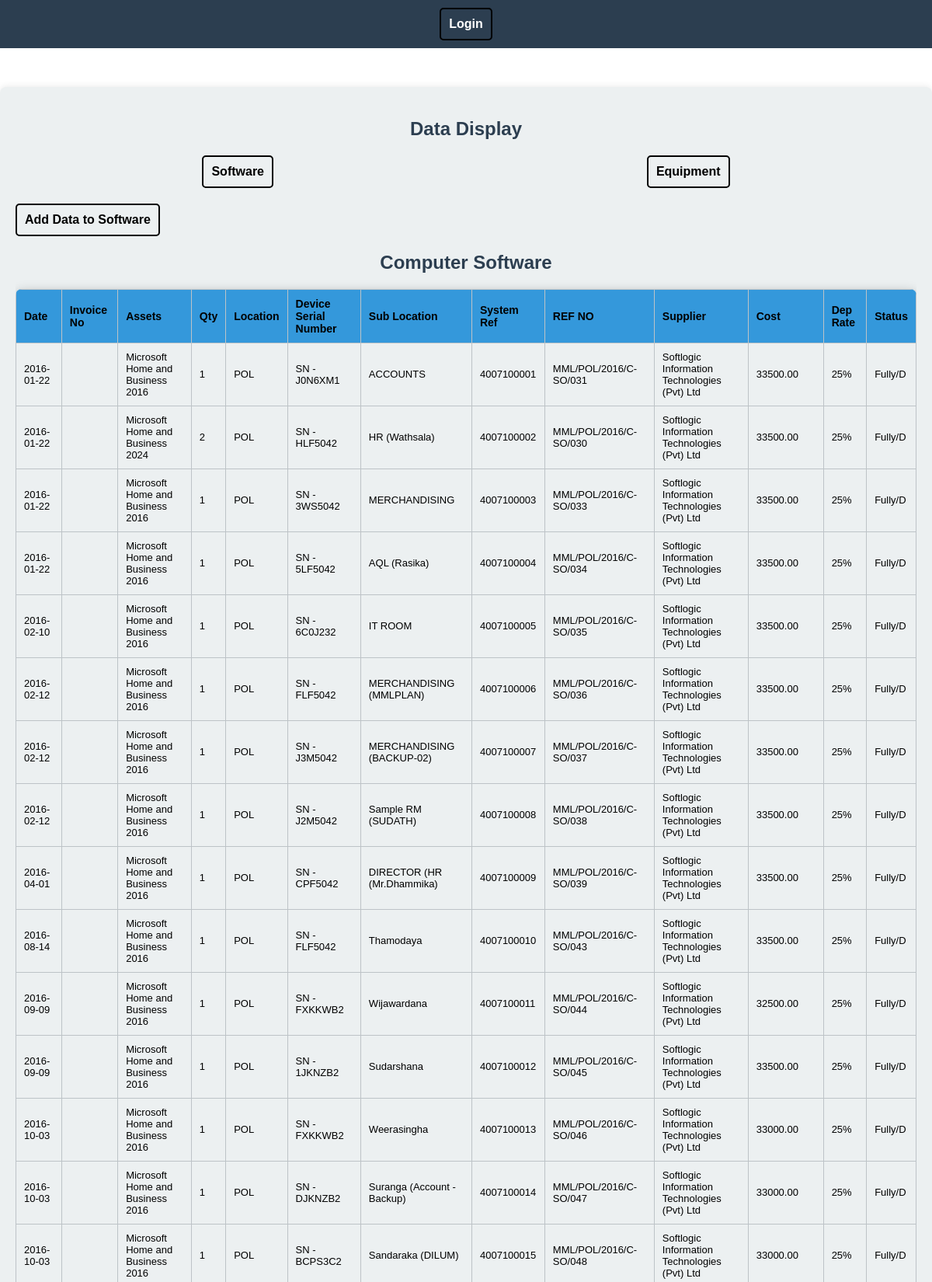
The page / (upper part) on the database its author committed.
### tables this page shows
CREATE TABLE `assetinventory` (
  `Date` date DEFAULT NULL,
  `InvoiceNo` varchar(50) DEFAULT NULL,
  `Assets` varchar(255) DEFAULT NULL,
  `Qty` int(11) DEFAULT NULL,
  `Location` varchar(50) DEFAULT NULL,
  `DeviceSerialNumber` varchar(50) DEFAULT NULL,
  `SubLocation` varchar(50) DEFAULT NULL,
  `SYSTEMREF` bigint(20) NOT NULL,
  `REFNO` varchar(50) DEFAULT NULL,
  `Supplier` varchar(255) DEFAULT NULL,
  `Cost` decimal(10,2) DEFAULT NULL,
  `DepRate` varchar(10) DEFAULT NULL,
  `Status` varchar(50) DEFAULT NULL
);

### PHP/displayallsoftware.php (the view, shortened to what this page needs)
<!DOCTYPE html>
<html lang="en">
<head>
</head>
<body>
<div >
    <h2>Computer Software</h2>
    <?php
    include 'connection.php';
    $sql = "SELECT * FROM AssetInventory";
    $result = $conn->query($sql);
    if ($result->num_rows > 0) {
        echo "<table>
                <tr>
                    <th>Date</th>
                    <th>Invoice No</th>
                    <th>Assets</th>
                    <th>Qty</th>
                    <th>Location</th>
                    <th>Device Serial Number</th>
                    <th>Sub Location</th>
                    <th>System Ref</th>
                    <th>REF NO</th>
                    <th>Supplier</th>
                    <th>Cost</th>
                    <th>Dep Rate</th>
                    <th>Status</th>
                </tr>";
        while ($row = $result->fetch_assoc()) {
            echo "<tr>
                    <td>{$row['Date']}</td>
                    <td>{$row['InvoiceNo']}</td>
                    <td>{$row['Assets']}</td>
                    <td>{$row['Qty']}</td>
                    <td>{$row['Location']}</td>
                    <td>{$row['DeviceSerialNumber']}</td>
                    <td>{$row['SubLocation']}</td>
                    <td>{$row['SYSTEMREF']}</td>
                    <td>{$row['REFNO']}</td>
                    <td>{$row['Supplier']}</td>
                    <td>{$row['Cost']}</td>
                    <td>{$row['DepRate']}</td>
                    <td>{$row['Status']}</td>
                </tr>";
        }
        echo "</table>";
    } else {
        echo "<p>No data available</p>";
    }
    ?>
</div>
</body>
</html>

### index.php (style rules this page uses)
body { font-family: Arial, sans-serif; margin: 0; padding: 0; background: url('PHP/Logo.jpeg') center center fixed; background-size: cover; }
h2 { text-align: center; color: #2c3e50; margin-bottom: 20px; }
table { width: 100%; border-collapse: collapse; margin-top: 20px; overflow: hidden; box-shadow: 0 5px 15px rgba(0, 0, 0, 0.3); border-radius: 8px; transition: box-shadow 0.3s; }
th, td { border: 1px solid #bdc3c7; padding: 10px; text-align: left; transition: background-color 0.2s; }
th { background-color: #3498db; color: #000; font-size: 14px; }
td { background-color: #ecf0f1; font-size: 13px; }

### rows shown on the page
assetinventory: Date "2016-01-22", Assets "Microsoft Home and Business 2016", Qty "1", Location "POL", DeviceSerialNumber "SN - J0N6XM1", SubLocation "ACCOUNTS", SYSTEMREF "4007100001", REFNO "MML/POL/2016/C-SO/031", Supplier "Softlogic Information Technologies (Pvt) Ltd", Cost "33500.00", DepRate "25%", Status "Fully/D"
assetinventory: Date "2016-01-22", Assets "Microsoft Home and Business 2024", Qty "2", Location "POL", DeviceSerialNumber "SN - HLF5042", SubLocation "HR (Wathsala)", SYSTEMREF "4007100002", REFNO "MML/POL/2016/C-SO/030", Supplier "Softlogic Information Technologies (Pvt) Ltd", Cost "33500.00", DepRate "25%", Status "Fully/D"
assetinventory: Date "2016-01-22", Assets "Microsoft Home and Business 2016", Qty "1", Location "POL", DeviceSerialNumber "SN - 3WS5042", SubLocation "MERCHANDISING", SYSTEMREF "4007100003", REFNO "MML/POL/2016/C-SO/033", Supplier "Softlogic Information Technologies (Pvt) Ltd", Cost "33500.00", DepRate "25%", Status "Fully/D"
assetinventory: Date "2016-01-22", Assets "Microsoft Home and Business 2016", Qty "1", Location "POL", DeviceSerialNumber "SN - 5LF5042", SubLocation "AQL (Rasika)", SYSTEMREF "4007100004", REFNO "MML/POL/2016/C-SO/034", Supplier "Softlogic Information Technologies (Pvt) Ltd", Cost "33500.00", DepRate "25%", Status "Fully/D"
assetinventory: Date "2016-02-10", Assets "Microsoft Home and Business 2016", Qty "1", Location "POL", DeviceSerialNumber "SN - 6C0J232", SubLocation "IT ROOM", SYSTEMREF "4007100005", REFNO "MML/POL/2016/C-SO/035", Supplier "Softlogic Information Technologies (Pvt) Ltd", Cost "33500.00", DepRate "25%", Status "Fully/D"
assetinventory: Date "2016-02-12", Assets "Microsoft Home and Business 2016", Qty "1", Location "POL", DeviceSerialNumber "SN - FLF5042", SubLocation "MERCHANDISING (MMLPLAN)", SYSTEMREF "4007100006", REFNO "MML/POL/2016/C-SO/036", Supplier "Softlogic Information Technologies (Pvt) Ltd", Cost "33500.00", DepRate "25%", Status "Fully/D"
assetinventory: Date "2016-02-12", Assets "Microsoft Home and Business 2016", Qty "1", Location "POL", DeviceSerialNumber "SN - J3M5042", SubLocation "MERCHANDISING (BACKUP-02)", SYSTEMREF "4007100007", REFNO "MML/POL/2016/C-SO/037", Supplier "Softlogic Information Technologies (Pvt) Ltd", Cost "33500.00", DepRate "25%", Status "Fully/D"
assetinventory: Date "2016-02-12", Assets "Microsoft Home and Business 2016", Qty "1", Location "POL", DeviceSerialNumber "SN - J2M5042", SubLocation "Sample RM (SUDATH)", SYSTEMREF "4007100008", REFNO "MML/POL/2016/C-SO/038", Supplier "Softlogic Information Technologies (Pvt) Ltd", Cost "33500.00", DepRate "25%", Status "Fully/D"
assetinventory: Date "2016-04-01", Assets "Microsoft Home and Business 2016", Qty "1", Location "POL", DeviceSerialNumber "SN - CPF5042", SubLocation "DIRECTOR (HR (Mr.Dhammika)", SYSTEMREF "4007100009", REFNO "MML/POL/2016/C-SO/039", Supplier "Softlogic Information Technologies (Pvt) Ltd", Cost "33500.00", DepRate "25%", Status "Fully/D"
assetinventory: Date "2016-08-14", Assets "Microsoft Home and Business 2016", Qty "1", Location "POL", DeviceSerialNumber "SN - FLF5042", SubLocation "Thamodaya", SYSTEMREF "4007100010", REFNO "MML/POL/2016/C-SO/043", Supplier "Softlogic Information Technologies (Pvt) Ltd", Cost "33500.00", DepRate "25%", Status "Fully/D"
assetinventory: Date "2016-09-09", Assets "Microsoft Home and Business 2016", Qty "1", Location "POL", DeviceSerialNumber "SN - FXKKWB2", SubLocation "Wijawardana", SYSTEMREF "4007100011", REFNO "MML/POL/2016/C-SO/044", Supplier "Softlogic Information Technologies (Pvt) Ltd", Cost "32500.00", DepRate "25%", Status "Fully/D"
assetinventory: Date "2016-09-09", Assets "Microsoft Home and Business 2016", Qty "1", Location "POL", DeviceSerialNumber "SN - 1JKNZB2", SubLocation "Sudarshana", SYSTEMREF "4007100012", REFNO "MML/POL/2016/C-SO/045", Supplier "Softlogic Information Technologies (Pvt) Ltd", Cost "33500.00", DepRate "25%", Status "Fully/D"
assetinventory: Date "2016-10-03", Assets "Microsoft Home and Business 2016", Qty "1", Location "POL", DeviceSerialNumber "SN - FXKKWB2", SubLocation "Weerasingha", SYSTEMREF "4007100013", REFNO "MML/POL/2016/C-SO/046", Supplier "Softlogic Information Technologies (Pvt) Ltd", Cost "33000.00", DepRate "25%", Status "Fully/D"
assetinventory: Date "2016-10-03", Assets "Microsoft Home and Business 2016", Qty "1", Location "POL", DeviceSerialNumber "SN - DJKNZB2", SubLocation "Suranga (Account - Backup)", SYSTEMREF "4007100014", REFNO "MML/POL/2016/C-SO/047", Supplier "Softlogic Information Technologies (Pvt) Ltd", Cost "33000.00", DepRate "25%", Status "Fully/D"
assetinventory: Date "2016-10-03", Assets "Microsoft Home and Business 2016", Qty "1", Location "POL", DeviceSerialNumber "SN - BCPS3C2", SubLocation "Sandaraka (DILUM)", SYSTEMREF "4007100015", REFNO "MML/POL/2016/C-SO/048", Supplier "Softlogic Information Technologies (Pvt) Ltd", Cost "33000.00", DepRate "25%", Status "Fully/D"
